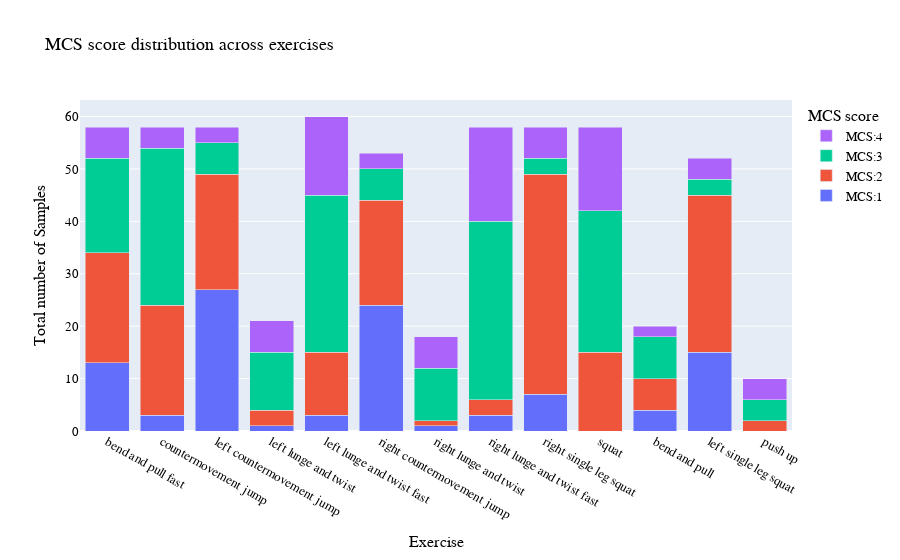

Here is the notebook cell this chart was saved with:
### Markdown cell above
# Data Distribution

### Code cell
import plotly.graph_objects as go


fig = go.Figure(data=[go.Bar(name=f'MCS:{i}', x=desc_to_action, y=[ (test_mcs_scores[test_labels==j] == i).sum() + (train_mcs_scores[train_labels==j] == i).sum()  for j,_ in enumerate(desc_to_action) ] ) for i in range(1,5)])
# Change the bar mode
fig.update_layout(barmode='stack')

fig.update_layout(
    title="MCS score distribution across exercises",
    xaxis_title="Exercise",
    yaxis_title="Total number of Samples",
    legend_title="MCS score",
    font=dict(
        family="Times New Roman",
        size=13,
        color="Black"
    )
)

fig.show()

### Figure 1 — Plotly figure (JSON) as saved in the notebook; plotly's stock layout.template omitted (floating-point values rounded to 4 significant figures)
{"data": [{"name": "MCS:1", "type": "bar", "x": ["bend and pull fast", "countermovement jump", "left countermovement jump", "left lunge and twist", "left lunge and twist fast", "right countermovement jump", "right lunge and twist", "right lunge and twist fast", "right single leg squat", "squat", "bend and pull", "left single leg squat", "push up"], "y": [13, 3, 27, 1, 3, 24, 1, 3, 7, 0, 4, 15, 0]}, {"name": "MCS:2", "type": "bar", "x": ["bend and pull fast", "countermovement jump", "left countermovement jump", "left lunge and twist", "left lunge and twist fast", "right countermovement jump", "right lunge and twist", "right lunge and twist fast", "right single leg squat", "squat", "bend and pull", "left single leg squat", "push up"], "y": [21, 21, 22, 3, 12, 20, 1, 3, 42, 15, 6, 30, 2]}, {"name": "MCS:3", "type": "bar", "x": ["bend and pull fast", "countermovement jump", "left countermovement jump", "left lunge and twist", "left lunge and twist fast", "right countermovement jump", "right lunge and twist", "right lunge and twist fast", "right single leg squat", "squat", "bend and pull", "left single leg squat", "push up"], "y": [18, 30, 6, 11, 30, 6, 10, 34, 3, 27, 8, 3, 4]}, {"name": "MCS:4", "type": "bar", "x": ["bend and pull fast", "countermovement jump", "left countermovement jump", "left lunge and twist", "left lunge and twist fast", "right countermovement jump", "right lunge and twist", "right lunge and twist fast", "right single leg squat", "squat", "bend and pull", "left single leg squat", "push up"], "y": [6, 4, 3, 6, 15, 3, 6, 18, 6, 16, 2, 4, 4]}], "layout": {"autosize": true, "barmode": "stack", "font": {"color": "Black", "family": "Times New Roman", "size": 13}, "legend": {"title": {"text": "MCS score"}}, "title": {"text": "MCS score distribution across exercises"}, "xaxis": {"autorange": true, "range": [-0.5, 12.5], "title": {"text": "Exercise"}, "type": "category"}, "yaxis": {"autorange": true, "range": [0, 63.16], "title": {"text": "Total number of Samples"}, "type": "linear"}}}
